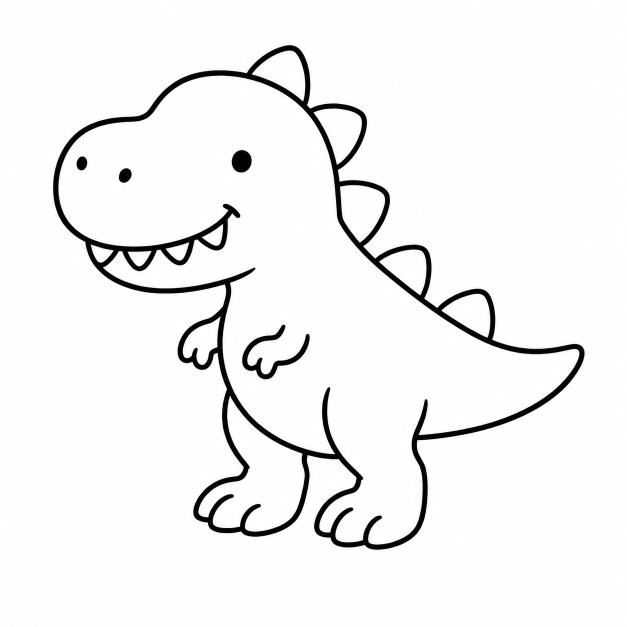
#> input picture newart/dinosaur.png, 1254 x 1254 px (shown at 1/2 size); its folder holds only this picture in this run
$ python thicken.py
#> lines starting #> are read from the running program, lines starting #| are printed output that depends on the picture; after the words box and inside, x2 and y2 are one past the last pixel; in counts of white or black regions, pixels touching at a corner belong together
"""Подгонка толщины линии новых рисунков под старые.

У рисунков из репозитория toddler-coloring-book толщина линии
в пересчёте на размер 420 px равна примерно 6.0. У новых рисунков
она обычно вдвое меньше, и на странице рядом со старыми они
выглядят бледными. Этот скрипт наращивает линию до нужного уровня.

Запуск:  python3 thicken.py  (обрабатывает всё в папке newart)
Результат: файлы *_fix.png рядом с исходниками.
"""
import glob
import os
import numpy as np
from PIL import Image
from scipy import ndimage

TARGET = 6.0


def line_width(mask, size):
    runs = []
    for row in mask[::5]:
        c = 0
        for v in row:
            if v:
                c += 1
            elif c:
                runs.append(c)
                c = 0
        if c:
            runs.append(c)
    runs = [x for x in runs if x < 80]
    return np.median(runs) / size * 420 if runs else 0


def process(path, out):
#> called with path = 'newart/dinosaur.png', out = 'newart/dinosaur_fix.png'
    im = Image.open(path).convert('L')
    a = np.array(im)
    ys, xs = np.where(a < 200)
    im = im.crop((xs.min(), ys.min(), xs.max() + 1, ys.max() + 1))
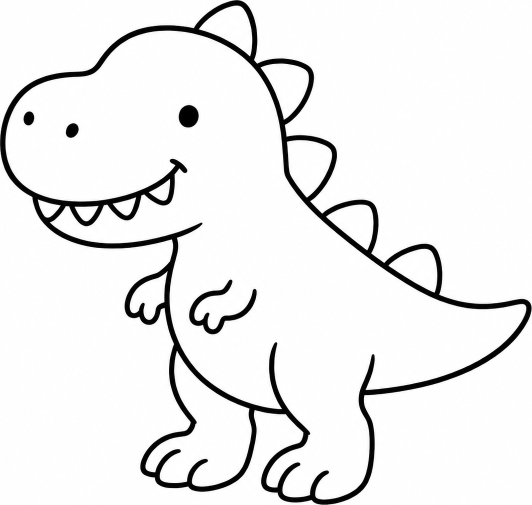
#> im: PIL image 1064x1010 L (shown at 1/2 size); min 0, max 255, mean 236.7
    m = np.array(im) < 128
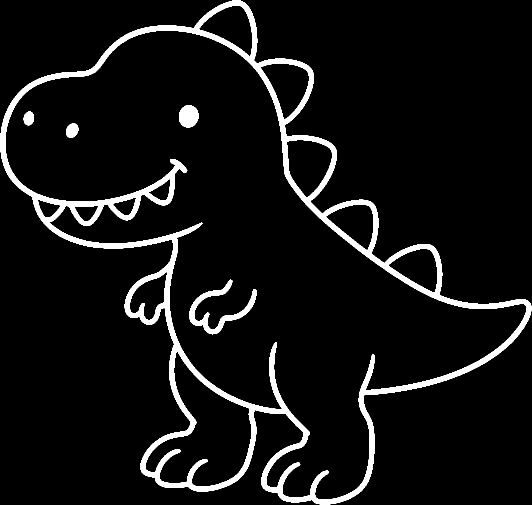
#> m: shape (1010, 1064) bool (shown at 1/2 size); 6.8% white; 5 white regions, box (x1, y1, x2, y2) and area: (0, 0, 1063, 1009) 67718, (378, 559, 513, 669) 3216, (358, 210, 397, 255) 1401, (132, 247, 157, 276) 560, (47, 223, 68, 251) 462
    size = max(im.size)
#> size = 1064
    cur = line_width(m, size)
#> after the loop in line_width, `for row in mask[::5]:`: runs = 856 values, max 138 at index 275, min 2 at index 164, mean 17.13
#> in line_width, `runs = [x for x in runs if x < 80]`: runs = 847 values, max 75 at index 161, min 2 at index 160, mean 16.17
#> cur = 4.74
    steps = 0
    while cur < TARGET and steps < 14:
        m = ndimage.binary_dilation(m, np.ones((3, 3)))
        steps += 1
        cur = line_width(m, size)
#> this loop made 2 passes
#> (steps, cur) on passes 1 to 2: (1, 5.92), (2, 7.11)
#> pass 1, in process, `m = ndimage.binary_dilation(m, np.ones((3, 3)))`:
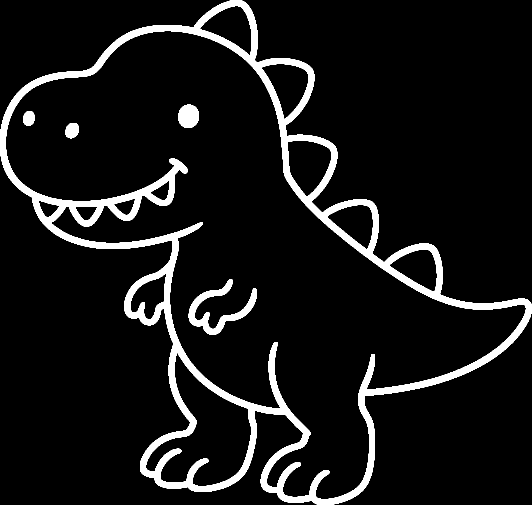
#> m: shape (1010, 1064) bool (shown at 1/2 size); 8.5% white; 5 white regions, box (x1, y1, x2, y2) and area: (0, 0, 1064, 1010) 83961, (377, 558, 514, 670) 4070, (357, 209, 398, 256) 1573, (131, 246, 158, 277) 672, (46, 222, 69, 252) 564
#> pass 2, in process, `m = ndimage.binary_dilation(m, np.ones((3, 3)))`:
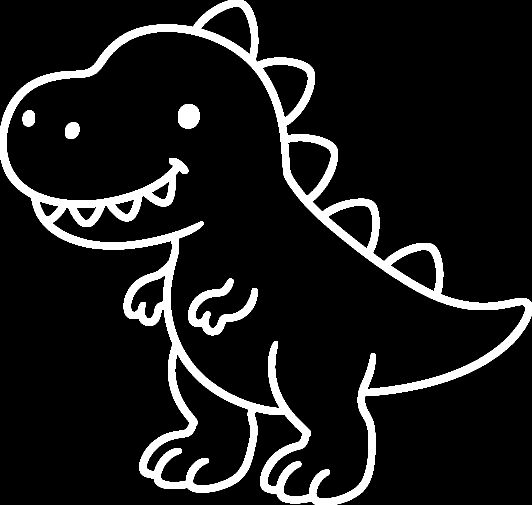
#> m: shape (1010, 1064) bool (shown at 1/2 size); 10.1% white; 5 white regions, box (x1, y1, x2, y2) and area: (0, 0, 1064, 1010) 99934, (376, 557, 515, 671) 4930, (356, 208, 399, 257) 1753, (130, 245, 159, 278) 792, (45, 221, 70, 253) 674
#> after the loop, steps = 2
    Image.fromarray(np.where(m, 0, 255).astype('uint8')).save(out)
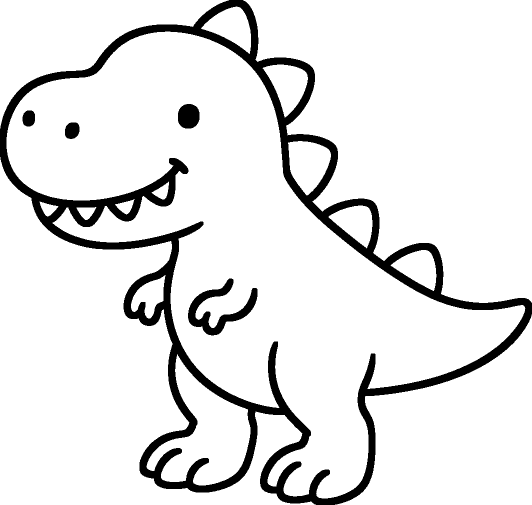
#> saved as dinosaur_fix.png: PIL image 1064x1010 L (shown at 1/2 size); 89.9% white; 5 black regions, box (x1, y1, x2, y2) and area: (0, 0, 1064, 1010) 99934, (376, 557, 515, 671) 4930, (356, 208, 399, 257) 1753, (130, 245, 159, 278) 792, (45, 221, 70, 253) 674
    return round(cur, 2), steps


if __name__ == '__main__':
    for p in sorted(glob.glob('newart/*.png')):
        if p.endswith('_fix.png'):
            continue
        out = p.replace('.png', '_fix.png')
        print(os.path.basename(p), process(p, out))

$ run again, on newart/nurse.png
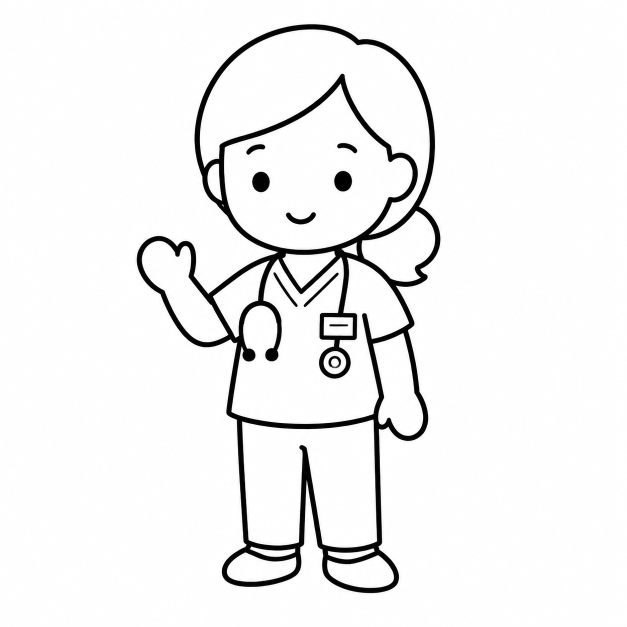
#> input picture newart/nurse.png, 1254 x 1254 px (shown at 1/2 size)
#> in process, `m = np.array(im) < 128`:
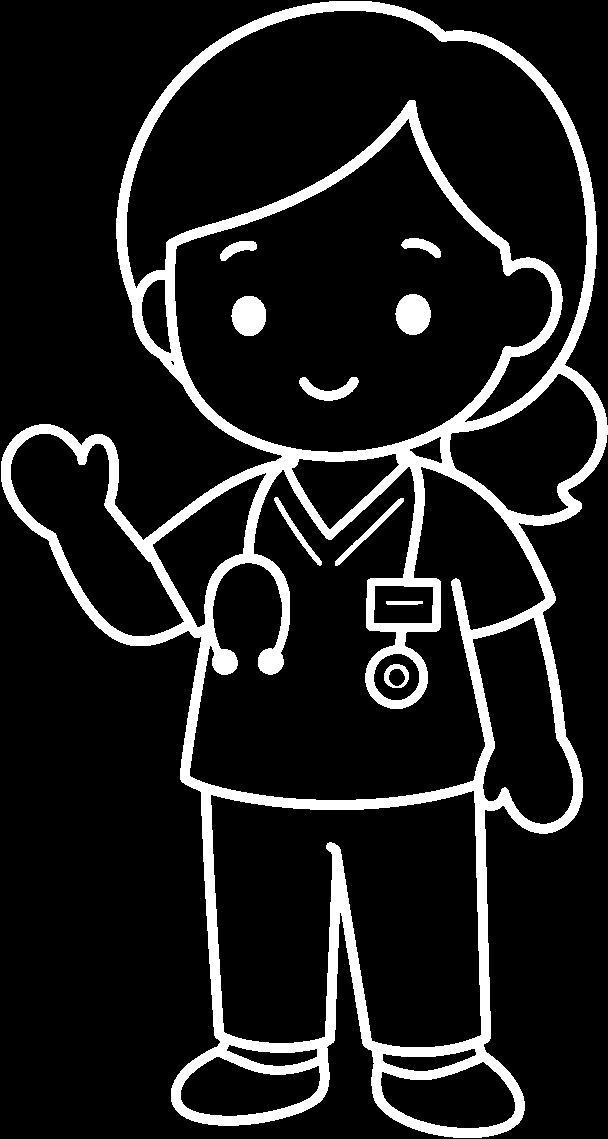
#> m: shape (1139, 608) bool; 11.9% white; 10 white regions, largest, box (x1, y1, x2, y2) and area: (1, 1, 608, 1138) 77577, (395, 294, 431, 335) 1147, (231, 296, 266, 336) 1112
#> the loop in line_width, `for row in mask[::5]:` made 228 passes
#> after the loop in line_width, `for row in mask[::5]:`: runs = 1065 values, max 203 at index 812, min 2 at index 557, mean 15.5
#> in line_width, `runs = [x for x in runs if x < 80]`: runs = 1056 values, max 75 at index 645, min 2 at index 554, mean 14.65
#> in process, `cur = line_width(m, size)`: cur = 4.06
#> the loop in process, `while cur < TARGET and steps < 14:` made 3 passes
#> cur on passes 1 to 3: 5.16, 5.9, 7.37
#> pass 3, in process, `m = ndimage.binary_dilation(m, np.ones((3, 3)))`:
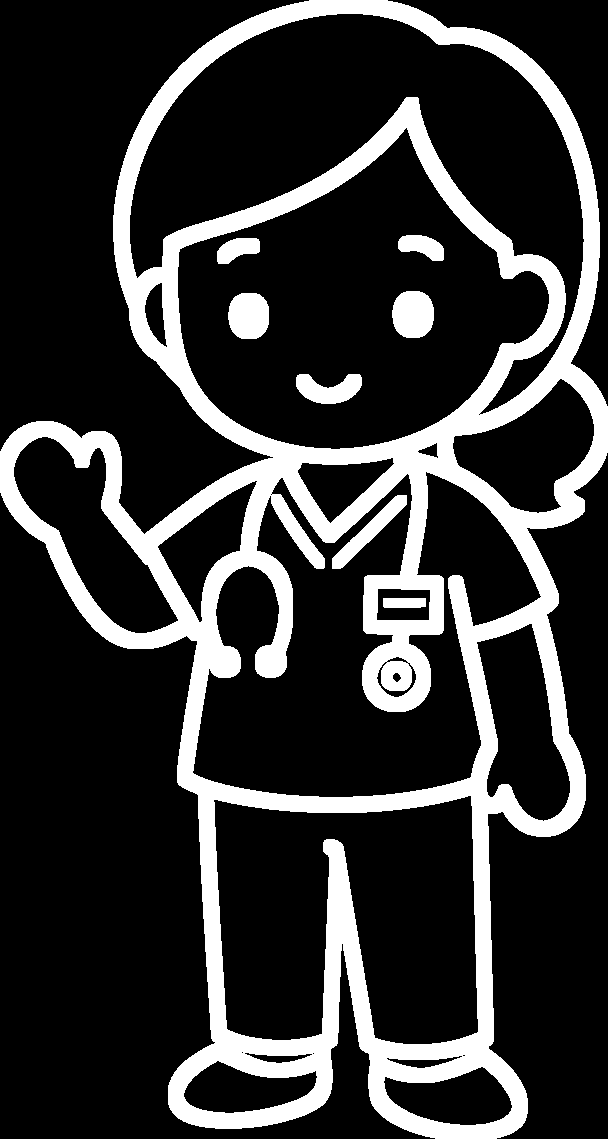
#> m: shape (1139, 608) bool; 20.3% white; 8 white regions, largest, box (x1, y1, x2, y2) and area: (0, 0, 608, 1139) 132741, (392, 291, 434, 338) 1645, (228, 293, 269, 339) 1598
#> after the loop in process, `while cur < TARGET and steps < 14:`: steps = 3

$ run again, on newart/pirate.png
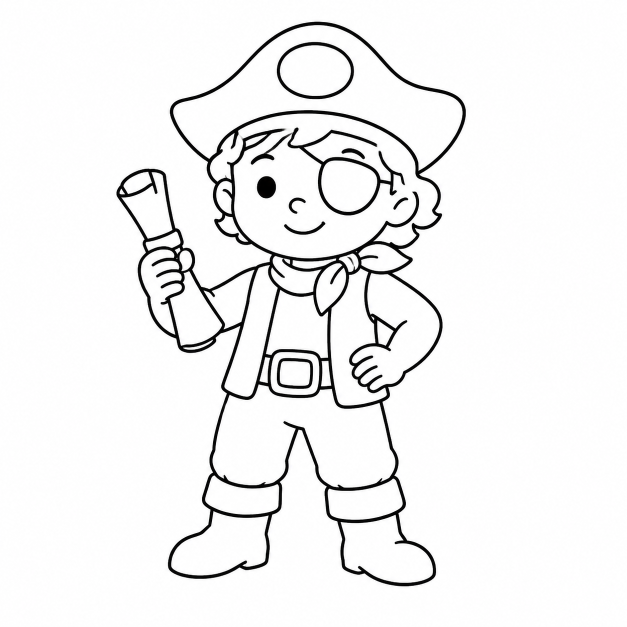
#> input picture newart/pirate.png, 1254 x 1254 px (shown at 1/2 size)
#> in process, `m = np.array(im) < 128`:
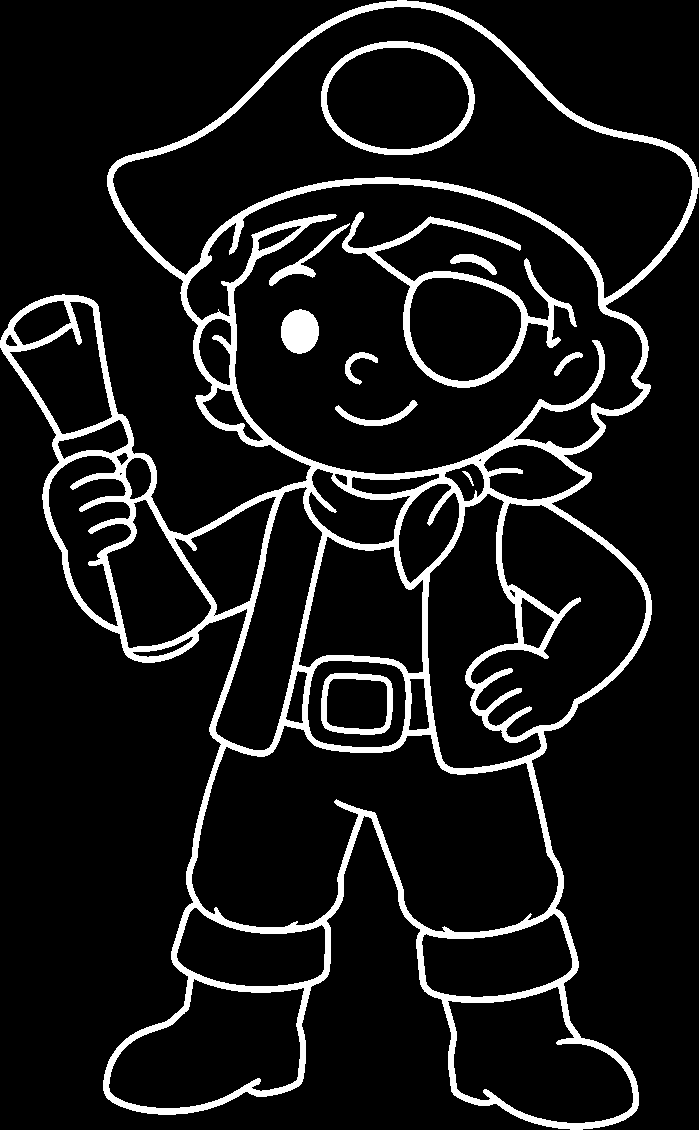
#> m: shape (1130, 699) bool; 9.7% white; 11 white regions, largest, box (x1, y1, x2, y2) and area: (0, 0, 699, 1130) 64209, (342, 212, 577, 388) 5086, (321, 41, 475, 155) 2577
#> after the loop in line_width, `for row in mask[::5]:`: runs = 1443 values, max 95 at index 113, min 1 at index 213, mean 10.62
#> in line_width, `runs = [x for x in runs if x < 80]`: runs = 1440 values, max 74 at index 1, min 1 at index 212, mean 10.46
#> in process, `cur = line_width(m, size)`: cur = 2.6
#> the loop in process, `while cur < TARGET and steps < 14:` made 3 passes
#> cur on passes 1 to 3: 3.72, 5.2, 6.32
#> pass 3, in process, `m = ndimage.binary_dilation(m, np.ones((3, 3)))`:
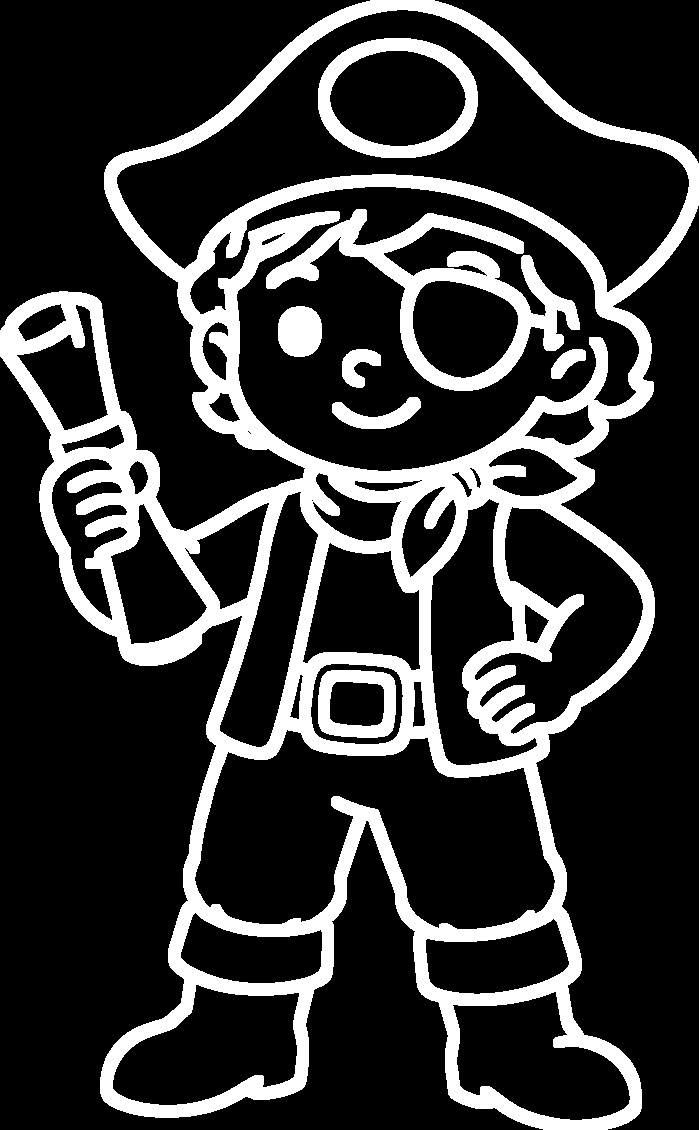
#> m: shape (1130, 699) bool; 20.6% white; 8 white regions, largest, box (x1, y1, x2, y2) and area: (0, 0, 699, 1130) 136150, (266, 209, 580, 391) 13612, (318, 38, 478, 158) 5643
#> after the loop in process, `while cur < TARGET and steps < 14:`: steps = 3
